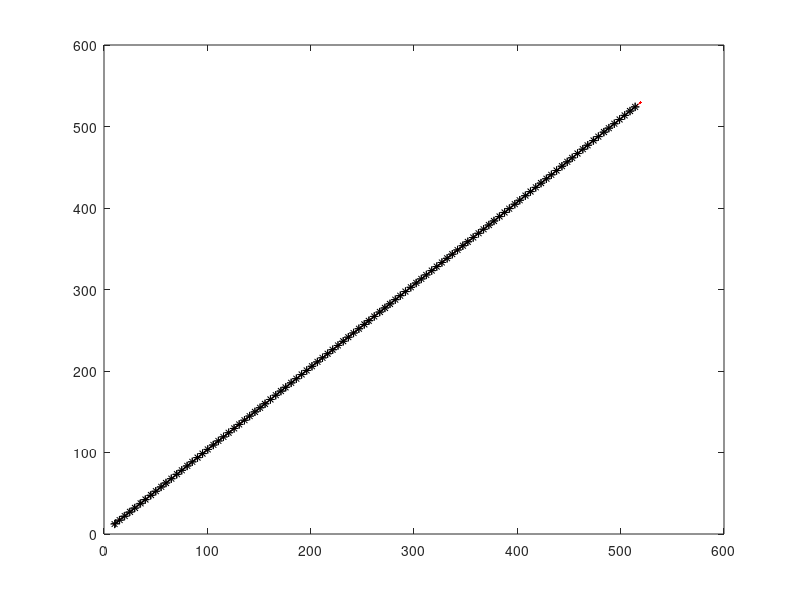
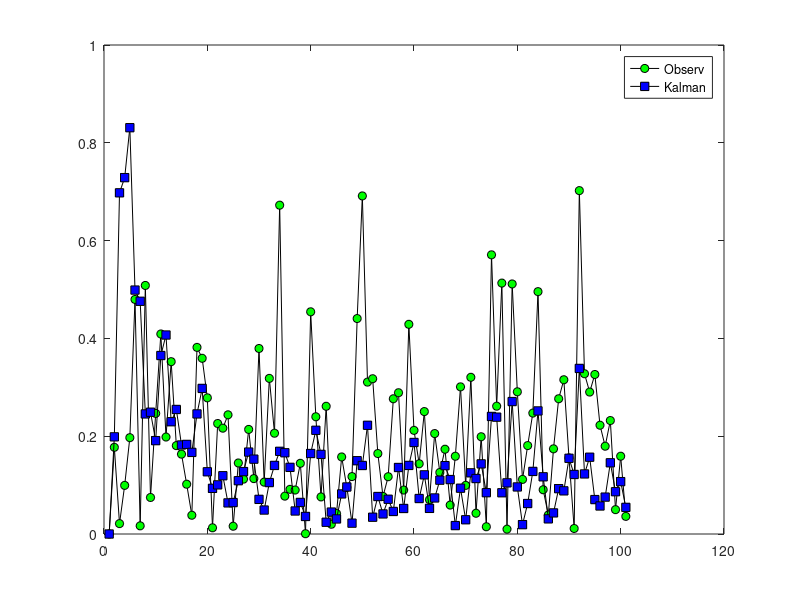

MATLAB code for these plots, in order:
%%%%%%%%%%%%%%%%%%%%%%%%%%%%%%%%%%%%%%%%%%%%%
% 跟踪偏差分析 
function DeviationAnalysis 
load Xstate;
load Xkalman;
load Zobserv; 
% Xstate % 在命令窗口查看真实状态值 
% Xkf    % 在命令窗口查看Kalman滤波结果 
% Z      % 在命令窗口查看观测结果 
% 计算误差 
T1=length(Xstate(1,:));  % 虽然仿真时间设100，但是Xstate的列数却为102 
T2=length(Z(1,:));       % 虽然仿真时间设100，但是Z的列数却为101 
T=min(T1,T2); 
Div_Observ_Real=zeros(1,T); 
Div_Kalman_Real=zeros(1,T); 
for i=2:T 
    Div_Observ_Real(i)=sqrt((Z(1,i)-Xstate(1,i))^2+(Z(2,i)-Xstate(3,i))^2 ); 
    Div_Kalman_Real(i)=sqrt((Xkf(1,i)-Xstate(1,i))^2+(Xkf(3,i)-Xstate(3,i))^2 ); 
end 
%%%%%%%%%%%%%%%%%%%%%%%%%%%%%%%%%%%%%%%%%%%%% 
% 画轨迹图 
figure   
hold on;box on; 
plot(Xstate(1,:),Xstate(3,:),'-r.'); 
plot(Xkf(1,:),Xkf(3,:),'-k+'); 
plot(Z(1,:),Z(2,:),'-k*'); 
% 偏差图 
figure 
hold on;box on; 
plot(Div_Observ_Real,'-ko','MarkerFace','g'); 
plot(Div_Kalman_Real,'-ks','MarkerFace','b'); 
legend('Observ','Kalman');